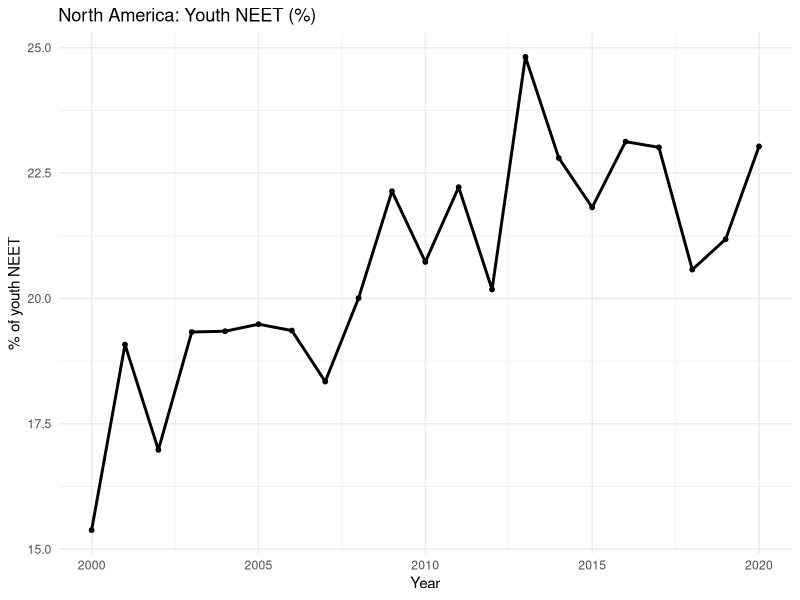

The R script that drew this image:
library(readr)
library(dplyr)
library(ggplot2)

# Load the merged dataset (NEET + continents + HDI)
df <- readr::read_csv("youth_continents_hdi_2000_2020.csv")

north_america <- df %>%
  filter(Continent == "North America") %>%
  group_by(Year) %>%
  summarise(
    mean_neet = mean(share_neet, na.rm = TRUE),
    .groups = "drop"
  )

ggplot(north_america, aes(x = Year, y = mean_neet)) +
  geom_line(linewidth = 1) +
  geom_point(size = 1.3) +
  labs(
    title = "North America: Youth NEET (%)",
    x = "Year",
    y = "% of youth NEET"
  ) +
  theme_minimal()
